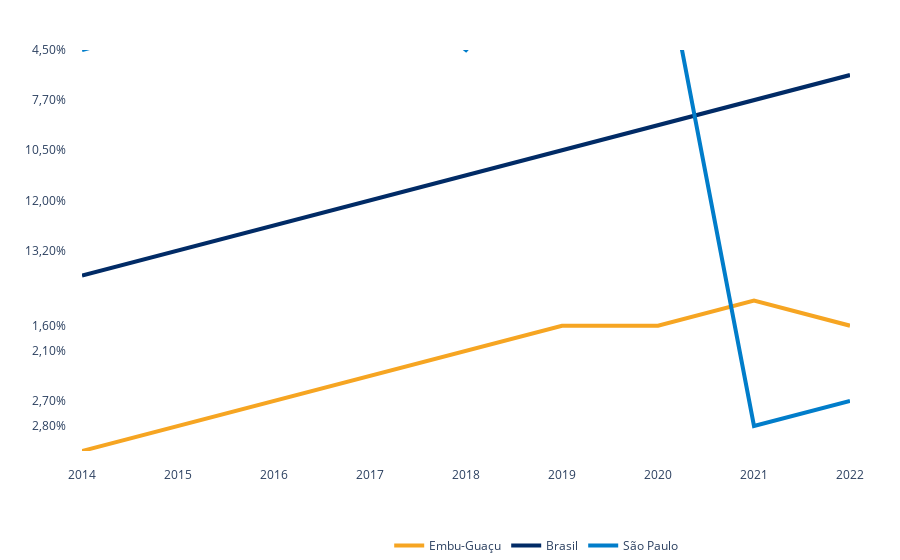

The notebook cell saved with this chart:
### Code cell
dfad = pd.read_csv('age_distortion.csv')

x_values = dfad.set_index('Ano').T.index
y1_values = dfad.set_index('Ano').T['Embu-Guaçu'].values
y2_values = dfad.set_index('Ano').T['Brasil'].values
y3_values = dfad.set_index('Ano').T['São Paulo'].values

fig = go.Figure()

fig.add_trace(go.Scatter(
        x=x_values, 
        y=y1_values, 
        mode='lines', 
        name='Embu-Guaçu', 
        line_color=COLOR_PALETTE["yellow"], 
        line_width=4
    )
)

fig.add_trace(go.Scatter(
        x=x_values, 
        y=y2_values, 
        mode='lines', 
        name='Brasil', 
        line_color=COLOR_PALETTE["blue"], 
        line_width=4
    )
)

fig.add_trace(go.Scatter(
        x=x_values, 
        y=y3_values, 
        mode='lines', 
        name='São Paulo', 
        line_color=COLOR_PALETTE["light_blue"], 
        line_width=4
    )
)


fig.update_layout(
    title='',
    xaxis_title='',
    yaxis_title='',
    plot_bgcolor='white',
    xaxis=dict(showgrid=False, tickmode='linear', automargin=True),
    yaxis=dict(showgrid=False, tickformat=".3f", range=[0, 16], tickvals=[1, 2, 4, 5, 8, 10, 12, 14, 16]),
    title_x=0.5,
    legend=dict(x=0.4, y=-0.2, orientation='h'),
    margin=dict(l=0, r=50, t=50, b=0, pad=15)
)
fig.show()

### Figure 1 — Plotly figure (JSON) as saved in the notebook; plotly's stock layout.template omitted (floating-point values rounded to 4 significant figures)
{"data": [{"line": {"color": "#f6a522", "width": 4}, "mode": "lines", "name": "Embu-Guaçu", "type": "scatter", "x": ["2014", "2015", "2016", "2017", "2018", "2019", "2020", "2021", "2022"], "y": ["2,60%", "2,80%", "2,70%", "3,00%", "2,10%", "1,60%", "1,60%", "1,30%", "1,60%"]}, {"line": {"color": "#012b66", "width": 4}, "mode": "lines", "name": "Brasil", "type": "scatter", "x": ["2014", "2015", "2016", "2017", "2018", "2019", "2020", "2021", "2022"], "y": ["14,10%", "13,20%", "12,40%", "12,00%", "11,20%", "10,50%", "9,70%", "7,70%", "7,10%"]}, {"line": {"color": "#017dca", "width": 4}, "mode": "lines", "name": "São Paulo", "type": "scatter", "x": ["2014", "2015", "2016", "2017", "2018", "2019", "2020", "2021", "2022"], "y": ["4,50%", "4,60%", "4,80%", "4,70%", "4,50%", "4,00%", "3,60%", "2,80%", "2,70%"]}], "layout": {"legend": {"orientation": "h", "x": 0.4, "y": -0.2}, "margin": {"b": 0, "l": 0, "pad": 15, "r": 50, "t": 50}, "plot_bgcolor": "white", "title": {"text": "", "x": 0.5}, "xaxis": {"automargin": true, "showgrid": false, "tickmode": "linear", "title": {"text": ""}}, "yaxis": {"range": [0, 16], "showgrid": false, "tickformat": ".3f", "tickvals": [1, 2, 4, 5, 8, 10, 12, 14, 16], "title": {"text": ""}}}}
